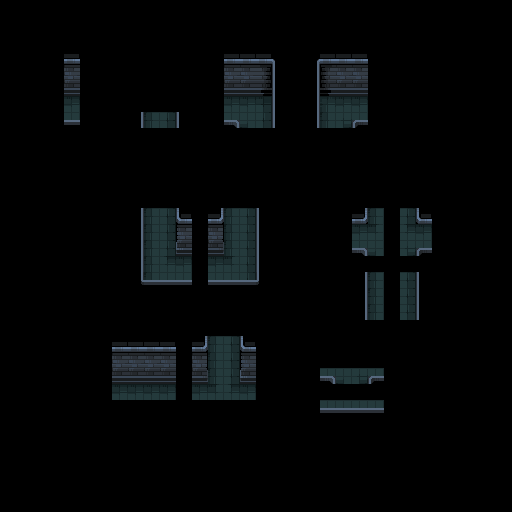

Rendered tile map (Tiled .tmx) drawn with the repository's tilesets; below, a short description and the full map source, tile grids included:
An orthogonal 32x32 tile map with 16x16 px tiles, 3 tile layers (Back, Walls, Front).

<map version="1.10" tiledversion="1.10.2" orientation="orthogonal" renderorder="right-down" width="32" height="32" tilewidth="16" tileheight="16" infinite="0" nextlayerid="4" nextobjectid="1">
 <tileset firstgid="1" source="../../Tilesets/dungeon_prison_tileset_short_walls.tsx" />
 <layer id="1" name="Back" width="32" height="32">
  <data encoding="csv">
0,0,0,0,0,0,0,0,0,0,0,0,0,0,0,0,0,0,0,0,0,0,0,0,0,0,0,0,0,0,0,0,
0,0,0,0,0,0,0,0,0,0,0,0,0,0,0,0,0,0,0,0,0,0,0,0,0,0,0,0,0,0,0,0,
0,0,0,0,0,0,0,0,0,0,0,0,0,0,0,0,0,0,0,0,0,0,0,0,0,0,0,0,0,0,0,0,
0,0,0,0,0,0,0,0,0,0,0,0,0,0,0,0,0,0,0,0,0,0,0,0,0,0,0,0,0,0,0,0,
0,0,0,0,0,0,0,0,0,0,0,0,0,0,0,0,0,0,0,0,0,0,0,0,0,0,0,0,0,0,0,0,
0,0,0,0,0,0,0,0,0,0,0,0,0,0,0,0,0,0,0,0,0,0,0,0,0,0,0,0,0,0,0,0,
0,0,0,0,6,0,0,0,0,0,0,0,0,0,6,6,7,0,0,0,5,6,6,0,0,0,0,0,0,0,0,0,
0,0,0,0,56,0,0,0,0,30,32,0,0,0,56,10,32,0,0,0,30,8,56,0,0,0,0,0,0,0,0,0,
0,0,0,0,0,0,0,0,0,0,0,0,0,0,0,0,0,0,0,0,0,0,0,0,0,0,0,0,0,0,0,0,
0,0,0,0,0,0,0,0,0,0,0,0,0,0,0,0,0,0,0,0,0,0,0,0,0,0,0,0,0,0,0,0,
0,0,0,0,0,0,0,0,0,0,0,0,0,0,0,0,0,0,0,0,0,0,0,0,0,0,0,0,0,0,0,0,
0,0,0,0,0,0,0,0,0,0,0,0,0,0,0,0,0,0,0,0,0,0,0,0,0,0,0,0,0,0,0,0,
0,0,0,0,0,0,0,0,0,0,0,0,0,0,0,0,0,0,0,0,0,0,0,0,0,0,0,0,0,0,0,0,
0,0,0,0,0,0,0,0,0,30,32,0,0,0,30,32,0,0,0,0,0,0,0,35,0,32,0,0,0,0,0,0,
0,0,0,0,0,0,0,0,0,30,32,0,0,0,30,32,0,0,0,0,0,0,6,60,0,58,6,0,0,0,0,0,
0,0,0,0,0,0,0,0,0,30,32,0,0,0,30,32,0,0,0,0,0,0,56,10,0,8,56,0,0,0,0,0,
0,0,0,0,0,0,0,0,0,30,58,6,0,6,60,32,0,0,0,0,0,0,0,0,0,0,0,0,0,0,0,0,
0,0,0,0,0,0,0,0,0,55,56,56,0,56,56,57,0,0,0,0,0,0,0,30,0,32,0,0,0,0,0,0,
0,0,0,0,0,0,0,0,0,0,0,0,0,0,0,0,0,0,0,0,0,0,0,30,0,32,0,0,0,0,0,0,
0,0,0,0,0,0,0,0,0,0,0,0,0,0,0,0,0,0,0,0,0,0,0,30,0,32,0,0,0,0,0,0,
0,0,0,0,0,0,0,0,0,0,0,0,0,0,0,0,0,0,0,0,0,0,0,0,0,0,0,0,0,0,0,0,
0,0,0,0,0,0,0,0,0,0,0,0,0,30,32,0,0,0,0,0,0,0,0,0,0,0,0,0,0,0,0,0,
0,0,0,0,0,0,0,0,0,0,0,0,0,30,32,0,0,0,0,0,0,0,0,0,0,0,0,0,0,0,0,0,
0,0,0,0,0,0,0,0,0,0,0,0,0,30,32,0,0,0,0,0,56,10,8,56,0,0,0,0,0,0,0,0,
0,0,0,0,0,0,0,6,6,6,6,0,6,60,58,6,0,0,0,0,0,0,0,0,0,0,0,0,0,0,0,0,
0,0,0,0,0,0,0,0,0,0,0,0,0,0,0,0,0,0,0,0,56,56,56,56,0,0,0,0,0,0,0,0,
0,0,0,0,0,0,0,0,0,0,0,0,0,0,0,0,0,0,0,0,0,0,0,0,0,0,0,0,0,0,0,0,
0,0,0,0,0,0,0,0,0,0,0,0,0,0,0,0,0,0,0,0,0,0,0,0,0,0,0,0,0,0,0,0,
0,0,0,0,0,0,0,0,0,0,0,0,0,0,0,0,0,0,0,0,0,0,0,0,0,0,0,0,0,0,0,0,
0,0,0,0,0,0,0,0,0,0,0,0,0,0,0,0,0,0,0,0,0,0,0,0,0,0,0,0,0,0,0,0,
0,0,0,0,0,0,0,0,0,0,0,0,0,0,0,0,0,0,0,0,0,0,0,0,0,0,0,0,0,0,0,0,
0,0,0,0,0,0,0,0,0,0,0,0,0,0,0,0,0,0,0,0,0,0,0,0,0,0,0,0,0,0,0,0
</data>
 </layer>
 <layer id="2" name="Walls" width="32" height="32">
  <data encoding="csv">
0,0,0,0,0,0,0,0,0,0,0,0,0,0,0,0,0,0,0,0,0,0,0,0,0,0,0,0,0,0,0,0,
0,0,0,0,0,0,0,0,0,0,0,0,0,0,0,0,0,0,0,0,0,0,0,0,0,0,0,0,0,0,0,0,
0,0,0,0,0,0,0,0,0,0,0,0,0,0,0,0,0,0,0,0,0,0,0,0,0,0,0,0,0,0,0,0,
0,0,0,0,2,0,0,0,0,0,0,0,0,0,2,2,3,105,0,104,1,2,2,0,0,0,0,0,0,0,0,0,
0,0,0,0,27,0,0,0,0,0,0,0,0,0,27,27,28,130,0,129,26,27,27,0,0,0,0,0,0,0,0,0,
0,0,0,0,52,0,0,0,0,0,0,0,0,0,52,52,53,130,0,129,51,52,52,0,0,0,0,0,0,0,0,0,
0,0,0,0,0,0,0,0,0,0,0,0,0,0,0,0,0,130,0,129,0,0,0,0,0,0,0,0,0,0,0,0,
0,0,0,0,0,0,0,0,129,0,0,130,0,0,0,0,0,130,0,129,0,0,0,0,0,0,0,0,0,0,0,0,
0,0,0,0,0,0,0,0,0,0,0,0,0,0,0,0,0,0,0,0,0,0,0,0,0,0,0,0,0,0,0,0,
0,0,0,0,0,0,0,0,0,0,0,0,0,0,0,0,0,0,0,0,0,0,0,0,0,0,0,0,0,0,0,0,
0,0,0,0,0,0,0,0,0,0,0,0,0,0,0,0,0,0,0,0,0,0,0,0,0,0,0,0,0,0,0,0,
0,0,0,0,0,0,0,0,0,0,0,0,0,0,0,0,0,0,0,0,0,0,0,0,0,0,0,0,0,0,0,0,
0,0,0,0,0,0,0,0,0,0,0,0,0,0,0,0,0,0,0,0,0,0,0,0,0,0,0,0,0,0,0,0,
0,0,0,0,0,0,0,0,129,0,0,101,0,103,0,0,130,0,0,0,0,0,103,0,0,0,101,0,0,0,0,0,
0,0,0,0,0,0,0,0,129,0,0,126,0,128,0,0,130,0,0,0,0,0,0,0,0,0,0,0,0,0,0,0,
0,0,0,0,0,0,0,0,129,0,0,151,0,153,0,0,130,0,0,0,0,0,0,0,0,0,0,0,0,0,0,0,
0,0,0,0,0,0,0,0,129,0,0,0,0,0,0,0,130,0,0,0,0,0,0,0,0,0,0,0,0,0,0,0,
0,0,0,0,0,0,0,0,154,0,0,0,0,0,0,0,155,0,0,0,0,0,129,0,0,0,130,0,0,0,0,0,
0,0,0,0,0,0,0,0,0,0,0,0,0,0,0,0,0,0,0,0,0,0,129,0,0,0,130,0,0,0,0,0,
0,0,0,0,0,0,0,0,0,0,0,0,0,0,0,0,0,0,0,0,0,0,129,0,0,0,130,0,0,0,0,0,
0,0,0,0,0,0,0,0,0,0,0,0,0,0,0,0,0,0,0,0,0,0,0,0,0,0,0,0,0,0,0,0,
0,0,0,0,0,0,0,2,2,2,2,0,103,0,0,101,0,0,0,0,0,0,0,0,0,0,0,0,0,0,0,0,
0,0,0,0,0,0,0,27,27,27,27,0,128,0,0,126,0,0,0,0,0,0,0,0,0,0,0,0,0,0,0,0,
0,0,0,0,0,0,0,52,52,52,52,0,153,0,0,151,0,0,0,0,0,0,0,0,0,0,0,0,0,0,0,0,
0,0,0,0,0,0,0,0,0,0,0,0,0,0,0,0,0,0,0,0,0,0,0,0,0,0,0,0,0,0,0,0,
0,0,0,0,0,0,0,0,0,0,0,0,0,0,0,0,0,0,0,0,0,0,0,0,0,0,0,0,0,0,0,0,
0,0,0,0,0,0,0,0,0,0,0,0,0,0,0,0,0,0,0,0,0,0,0,0,0,0,0,0,0,0,0,0,
0,0,0,0,0,0,0,0,0,0,0,0,0,0,0,0,0,0,0,0,0,0,0,0,0,0,0,0,0,0,0,0,
0,0,0,0,0,0,0,0,0,0,0,0,0,0,0,0,0,0,0,0,0,0,0,0,0,0,0,0,0,0,0,0,
0,0,0,0,0,0,0,0,0,0,0,0,0,0,0,0,0,0,0,0,0,0,0,0,0,0,0,0,0,0,0,0,
0,0,0,0,0,0,0,0,0,0,0,0,0,0,0,0,0,0,0,0,0,0,0,0,0,0,0,0,0,0,0,0,
0,0,0,0,0,0,0,0,0,0,0,0,0,0,0,0,0,0,0,0,0,0,0,0,0,0,0,0,0,0,0,0
</data>
 </layer>
 <layer id="3" name="Front" width="32" height="32">
  <data encoding="csv">
0,0,0,0,0,0,0,0,0,0,0,0,0,0,0,0,0,0,0,0,0,0,0,0,0,0,0,0,0,0,0,0,
0,0,0,0,0,0,0,0,0,0,0,0,0,0,0,0,0,0,0,0,0,0,0,0,0,0,0,0,0,0,0,0,
0,0,0,0,0,0,0,0,0,0,0,0,0,0,0,0,0,0,0,0,0,0,0,0,0,0,0,0,0,0,0,0,
0,0,0,0,0,0,0,0,0,0,0,0,0,0,0,0,0,0,0,0,0,0,0,0,0,0,0,0,0,0,0,0,
0,0,0,0,0,0,0,0,0,0,0,0,0,0,0,0,0,0,0,0,0,0,0,0,0,0,0,0,0,0,0,0,
0,0,0,0,0,0,0,0,0,0,0,0,0,0,0,0,0,0,0,0,0,0,0,0,0,0,0,0,0,0,0,0,
0,0,0,0,0,0,0,0,0,0,0,0,0,0,0,0,0,0,0,0,0,0,0,0,0,0,0,0,0,0,0,0,
0,0,0,0,77,0,0,0,0,0,0,0,0,0,78,0,0,0,0,0,0,0,76,0,0,0,0,0,0,0,0,0,
0,0,0,0,0,0,0,0,0,0,0,0,0,0,0,0,0,0,0,0,0,0,0,0,0,0,0,0,0,0,0,0,
0,0,0,0,0,0,0,0,0,0,0,0,0,0,0,0,0,0,0,0,0,0,0,0,0,0,0,0,0,0,0,0,
0,0,0,0,0,0,0,0,0,0,0,0,0,0,0,0,0,0,0,0,0,0,0,0,0,0,0,0,0,0,0,0,
0,0,0,0,0,0,0,0,0,0,0,0,0,0,0,0,0,0,0,0,0,0,0,0,0,0,0,0,0,0,0,0,
0,0,0,0,0,0,0,0,0,0,0,0,0,0,0,0,0,0,0,0,0,0,0,0,0,0,0,0,0,0,0,0,
0,0,0,0,0,0,0,0,0,0,0,0,0,0,0,0,0,0,0,0,0,0,0,0,0,0,0,0,0,0,0,0,
0,0,0,0,0,0,0,0,0,0,0,0,0,0,0,0,0,0,0,0,0,0,0,0,0,0,0,0,0,0,0,0,
0,0,0,0,0,0,0,0,0,0,0,0,0,0,0,0,0,0,0,0,0,0,78,0,0,0,76,0,0,0,0,0,
0,0,0,0,0,0,0,0,0,0,0,0,0,0,0,0,0,0,0,0,0,0,0,0,0,0,0,0,0,0,0,0,
0,0,0,0,0,0,0,0,0,77,77,77,0,77,77,77,0,0,0,0,0,0,0,0,0,0,0,0,0,0,0,0,
0,0,0,0,0,0,0,0,0,0,0,0,0,0,0,0,0,0,0,0,0,0,0,0,0,0,0,0,0,0,0,0,
0,0,0,0,0,0,0,0,0,0,0,0,0,0,0,0,0,0,0,0,0,0,0,0,0,0,0,0,0,0,0,0,
0,0,0,0,0,0,0,0,0,0,0,0,0,0,0,0,0,0,0,0,0,0,0,0,0,0,0,0,0,0,0,0,
0,0,0,0,0,0,0,0,0,0,0,0,0,0,0,0,0,0,0,0,0,0,0,0,0,0,0,0,0,0,0,0,
0,0,0,0,0,0,0,0,0,0,0,0,0,0,0,0,0,0,0,0,0,0,0,0,0,0,0,0,0,0,0,0,
0,0,0,0,0,0,0,0,0,0,0,0,0,0,0,0,0,0,0,0,78,0,0,76,0,0,0,0,0,0,0,0,
0,0,0,0,0,0,0,0,0,0,0,0,0,0,0,0,0,0,0,0,0,0,0,0,0,0,0,0,0,0,0,0,
0,0,0,0,0,0,0,0,0,0,0,0,0,0,0,0,0,0,0,0,77,77,77,77,0,0,0,0,0,0,0,0,
0,0,0,0,0,0,0,0,0,0,0,0,0,0,0,0,0,0,0,0,0,0,0,0,0,0,0,0,0,0,0,0,
0,0,0,0,0,0,0,0,0,0,0,0,0,0,0,0,0,0,0,0,0,0,0,0,0,0,0,0,0,0,0,0,
0,0,0,0,0,0,0,0,0,0,0,0,0,0,0,0,0,0,0,0,0,0,0,0,0,0,0,0,0,0,0,0,
0,0,0,0,0,0,0,0,0,0,0,0,0,0,0,0,0,0,0,0,0,0,0,0,0,0,0,0,0,0,0,0,
0,0,0,0,0,0,0,0,0,0,0,0,0,0,0,0,0,0,0,0,0,0,0,0,0,0,0,0,0,0,0,0,
0,0,0,0,0,0,0,0,0,0,0,0,0,0,0,0,0,0,0,0,0,0,0,0,0,0,0,0,0,0,0,0
</data>
 </layer>
</map>
